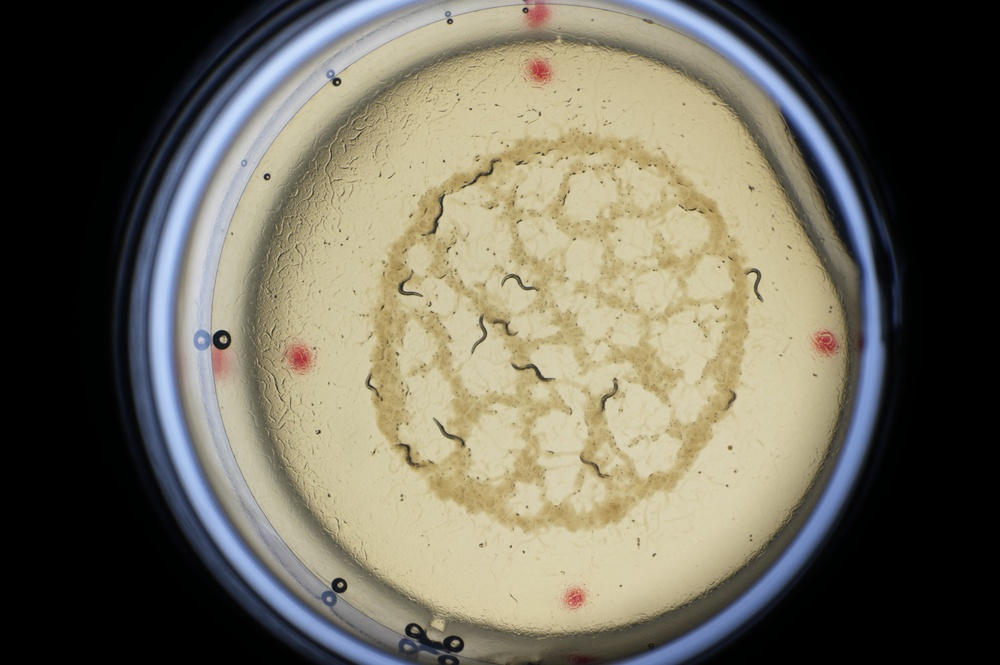
#> input picture Images/Worms/1_7.jpg, 1000 x 665 px, shrunk from 4908 x 3264 before the run
$ python align_overlap.py
#> lines starting #> are read from the running program, lines starting #| are printed output that depends on the picture
import cv2
import numpy as np

# align_image: use src1 as the reference image to transform src2
def align_image(src1, src2, warp_mode=cv2.MOTION_TRANSLATION):
    # convert images to grayscale
    img1_gray = cv2.cvtColor(src1, cv2.COLOR_BGR2GRAY)
    img2_gray = cv2.cvtColor(src2, cv2.COLOR_BGR2GRAY)

    # define 2x3 or 3x3 matrices and initialize it to a identity matrix
    if warp_mode == cv2.MOTION_HOMOGRAPHY:
        warp_matrix = np.eye(3, 3, dtype=np.float32)
    else:
        warp_matrix = np.eye(2, 3, dtype=np.float32)

    # number of iterations:
    num_iters = 1000

    # specify the threshold of the increment in the correlation coefficient between two iterations
    termination_eps = 1e-8

    # Define termination criteria
    criteria = (cv2.TERM_CRITERIA_EPS | cv2.TERM_CRITERIA_COUNT, num_iters,  termination_eps)

    print('findTransformECC() may take a while...')

    # perform ECC: use the selected model to calculate the transformation required to align src2 with src1. The resulting transformation matrix is stored in warp_matrix:
    (cc, warp_matrix) = cv2.findTransformECC(img1_gray, img2_gray, warp_matrix, warp_mode, criteria, inputMask=None, gaussFiltSize=1)

    if (warp_mode == cv2.MOTION_HOMOGRAPHY):
        img2_aligned = cv2.warpPerspective(src2, warp_matrix, (src1.shape[1], src1.shape[0]), flags=cv2.INTER_LINEAR + cv2.WARP_INVERSE_MAP)
    else :
        # use warpAffine() for: translation, euclidean and affine models
        img2_aligned = cv2.warpAffine(src2, warp_matrix, (src1.shape[1], src1.shape[0]), flags=cv2.INTER_LINEAR + cv2.WARP_INVERSE_MAP, borderMode=cv2.BORDER_CONSTANT, borderValue=0)

    return img2_aligned

# Align images

JpgDir = 'Images/Worms/'
Source = '1_7.jpg'
Target = '1_8.jpg'

imSource = cv2.imread(JpgDir + Source, cv2.IMREAD_COLOR)
#> imSource is the input picture: shape (665, 1000, 3); mean B, G, R 92.4, 107.2, 111.3
imTarget = cv2.imread(JpgDir + Target, cv2.IMREAD_COLOR)
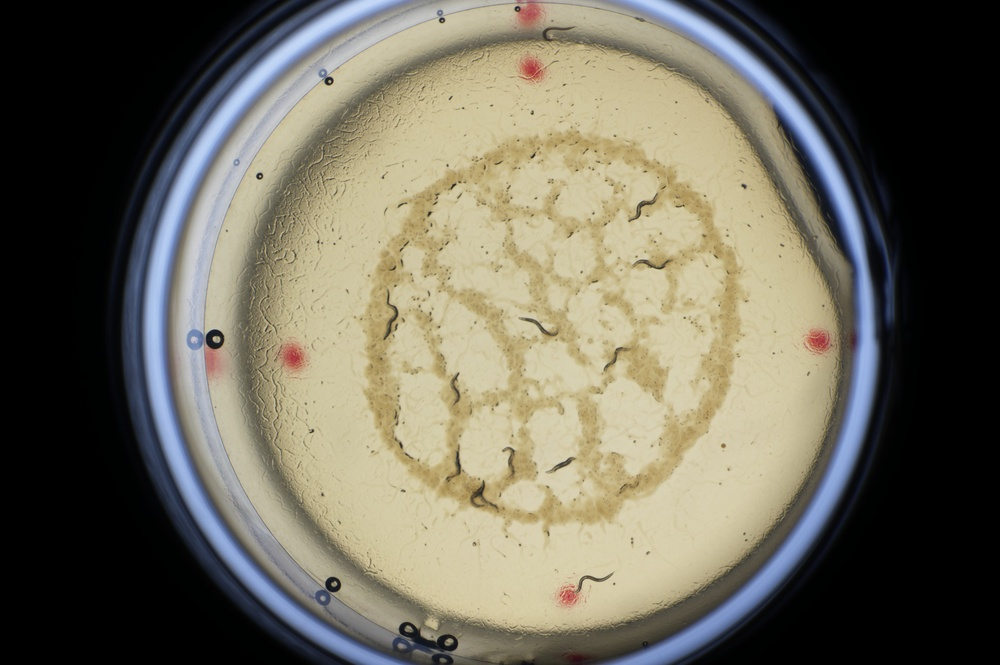
#> input picture Images/Worms/1_8.jpg, 1000 x 665 px, shrunk from 4908 x 3264 before the run
#> imTarget is the input picture: shape (665, 1000, 3); mean B, G, R 92.3, 107, 111

imReg2 = align_image(imSource, imTarget)
#> in align_image, `img2_gray = cv2.cvtColor(src2, cv2.COLOR_BGR2GRAY)`:
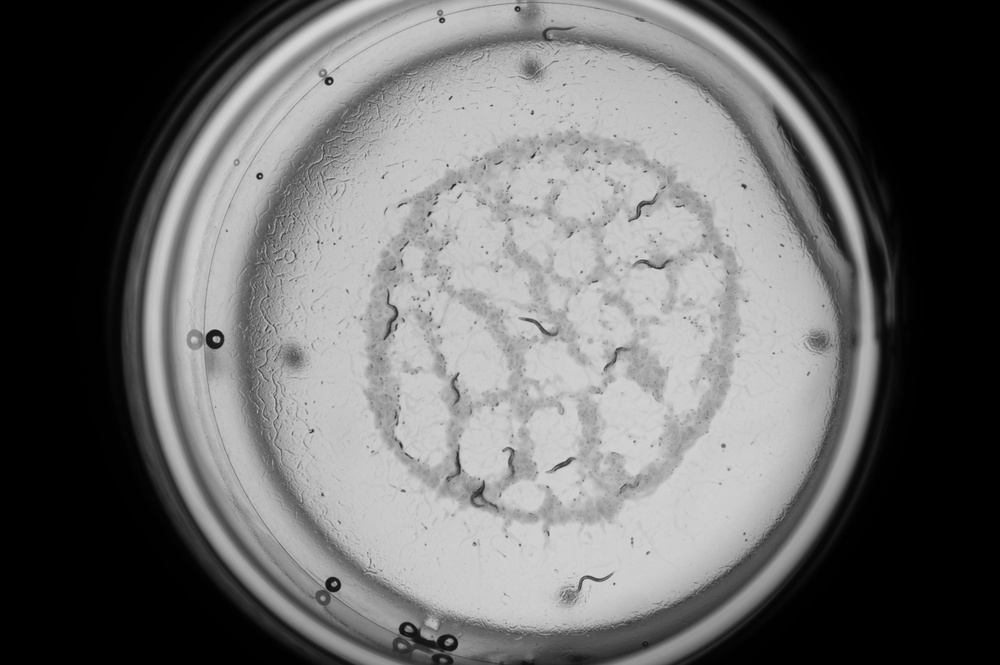
#> img2_gray: shape (665, 1000); min 0, max 215, mean 106.5
#> in align_image, `(cc, warp_matrix) = cv2.findTransformECC(img1_gray, img2_gray, warp_ma..`: cc = 0.99; warp_matrix = [[1, 0, -6.54], [0, 1, -1.33]]
#> in align_image, `img2_aligned = cv2.warpAffine(src2, warp_matrix, (src1.shape[1], src1...`:
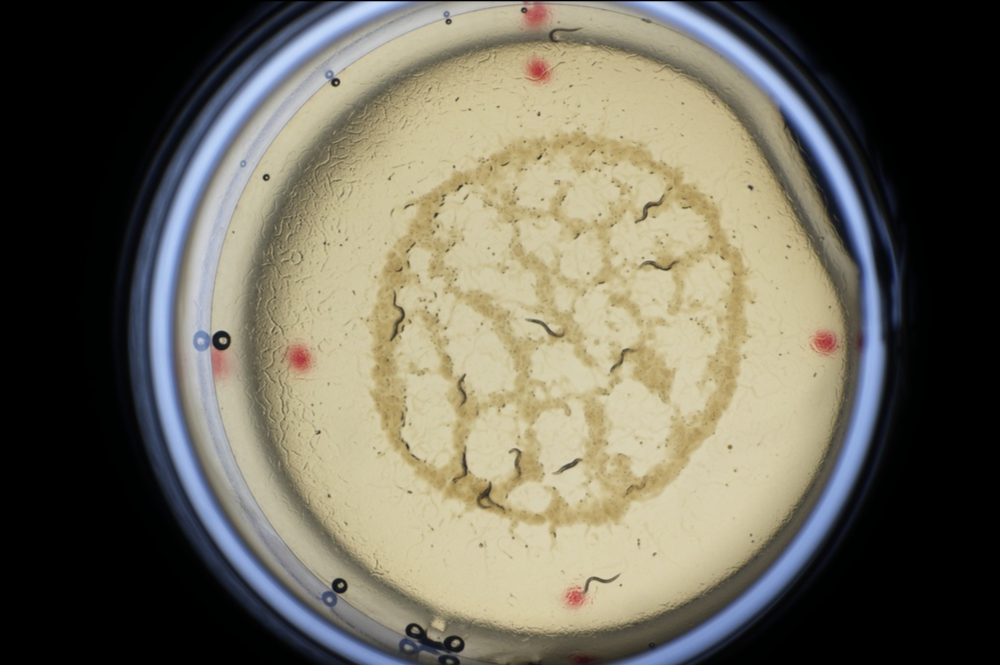
#> img2_aligned: shape (665, 1000, 3); mean B, G, R 92.3, 107, 111

cv2.imwrite(JpgDir + Target + '_Aligned.jpg', imReg2)

# Overlap images

(B, G, R) = cv2.split(imSource)
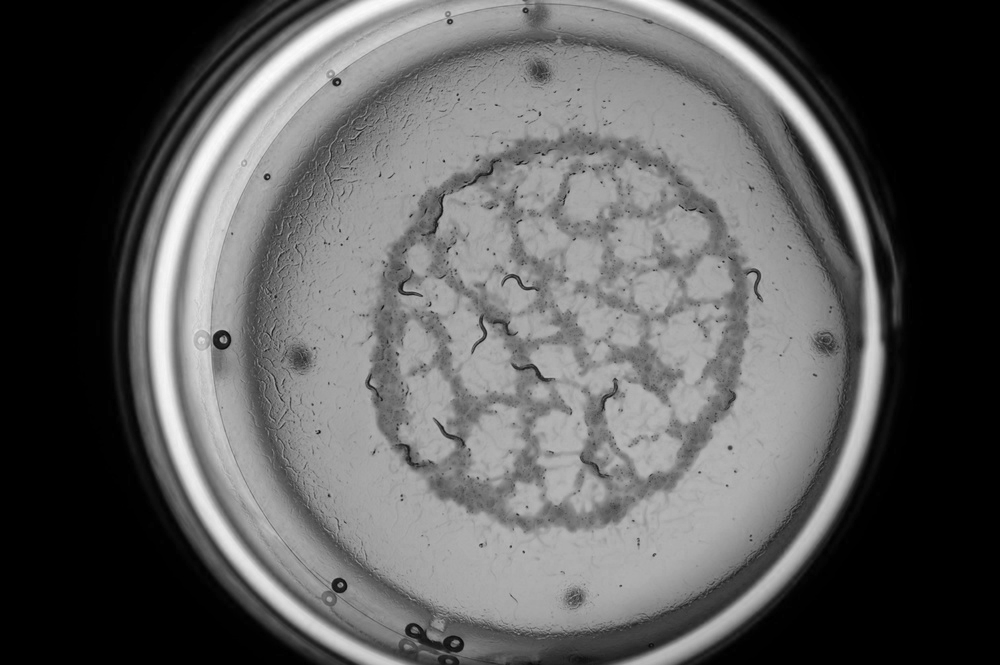
#> B: shape (665, 1000); min 0, max 252, mean 92.4
(B1, G1, R1) = cv2.split(imReg2)
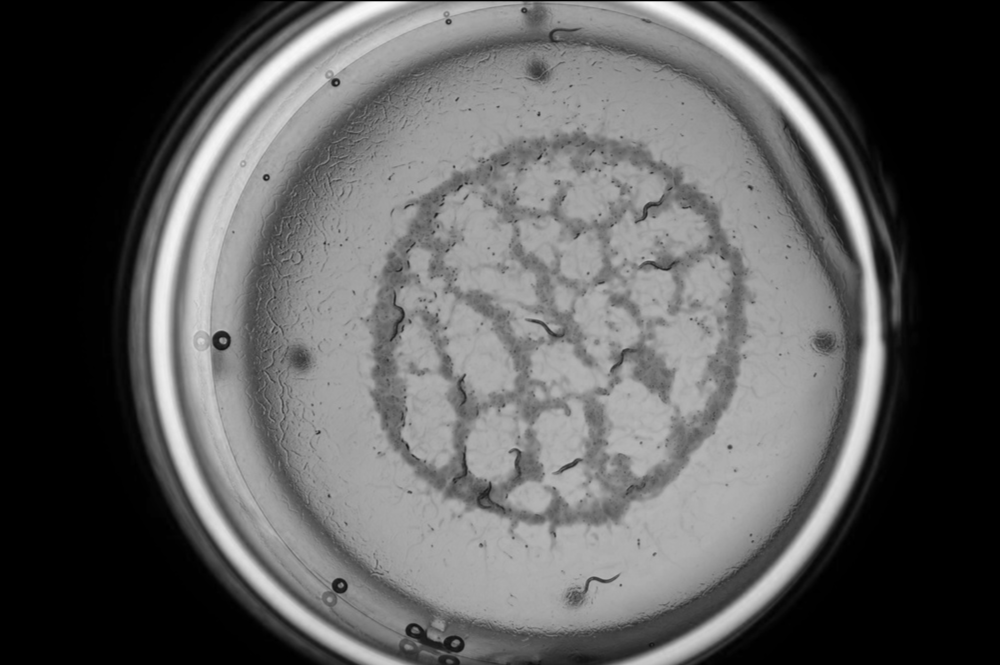
#> B1: shape (665, 1000); min 0, max 248, mean 92.3
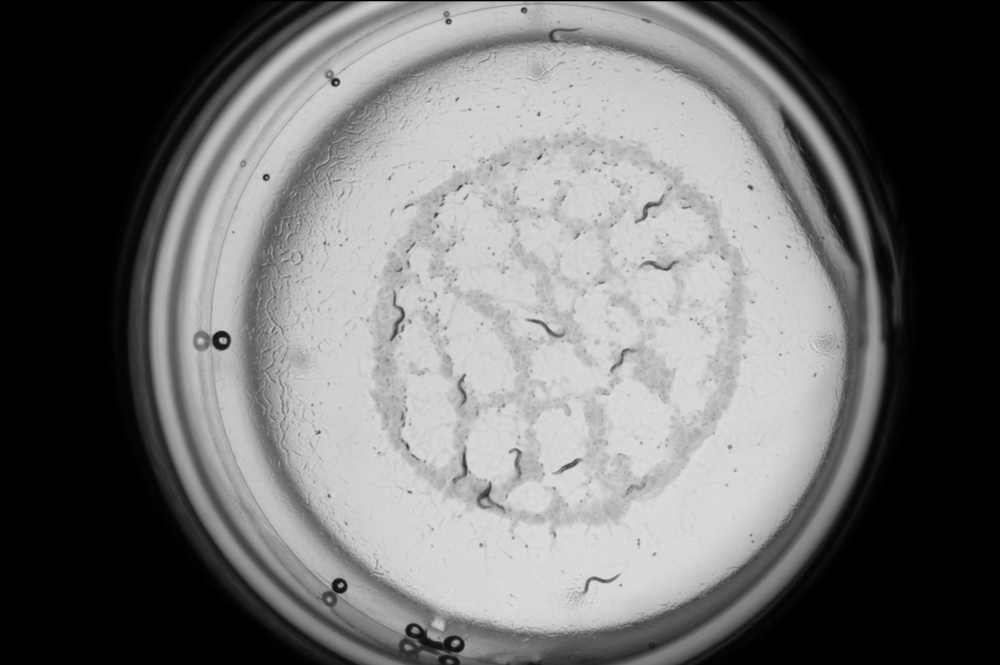
#> R1: shape (665, 1000); min 0, max 227, mean 111
merged = cv2.merge([B, G, R1])
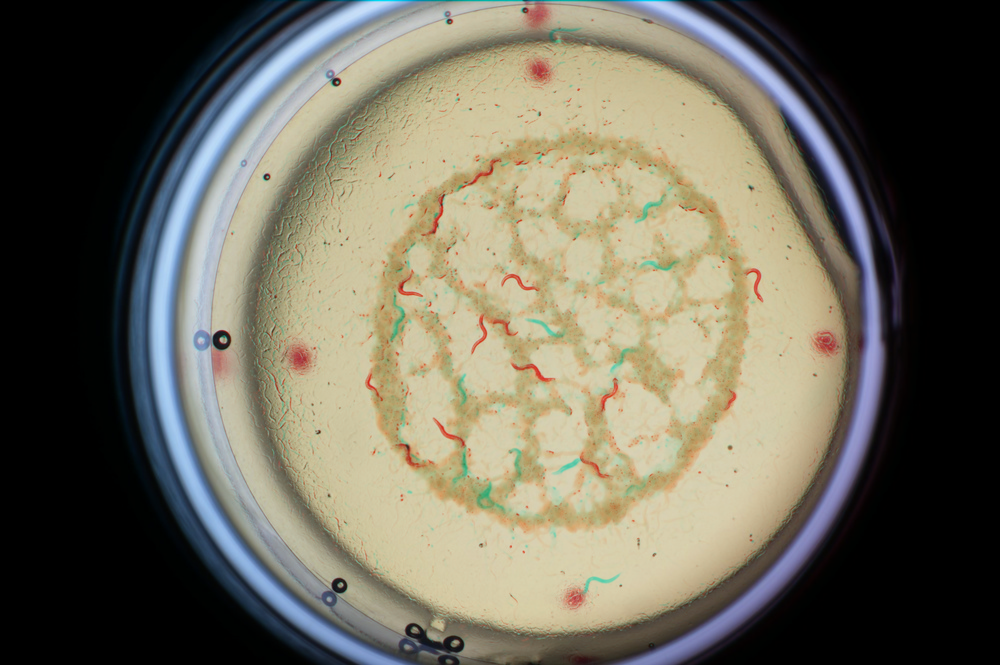
#> merged: shape (665, 1000, 3); mean B, G, R 92.4, 107.2, 111

cv2.imwrite(JpgDir + Target + '_Overlapped.jpg', merged)
